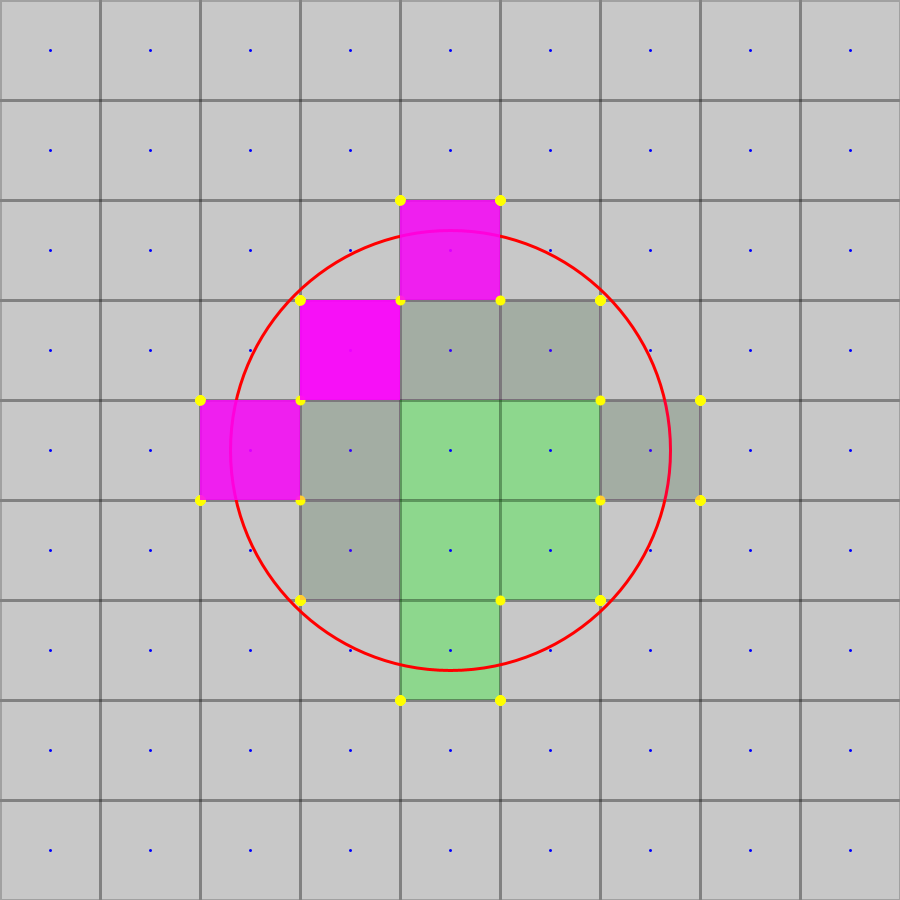
Frame 1 (no input)
Frame 60 (the mouse pressed at the canvas centre just before this capture): identical to frame 1, image omitted
Frame 120 (the mouse held since frame 60 and released just before this capture): identical to frame 1, image omitted

The Processing sketch that drew this single still picture (run headless with seeded random() and noise(); from frame 60 on, the mouse is pressed at the canvas centre):

// Processing sketch: circle_in_matrix
// ── circle_in_matrix.pde
int rows, cols;
int scale = 100;
int r = 220;

void setup() {
  size(900, 900);
  rows = height/scale;
  cols = width/scale;
  //ellipseMode(CENTER);
}

boolean debugging = true;

void draw() {
  background(200);
  strokeWeight(3);
  for (int j = 0; j < rows; j++) {
    for (int i = 0; i < cols; i++) {
      if (dist(i*scale+scale/2, j*scale+scale/2, width/2, height/2) < r) {
        fill(0, 250, 0, 75);
      } else {
        noFill();
      }
      stroke(0, 50);
      rect(i*scale, j*scale, scale, scale);
      stroke(0, 0, 255);
      point(i*scale+scale/2, j*scale+scale/2);
    }
  }
  stroke(255, 0, 0);
  noFill();
  ellipse(width/2, height/2, r*2, r*2);

  fill(255, 0, 255, 50);

  for (float a = 0; a < 2*PI; a+=0.05) {
    int x = int(r*cos(a))+width/2;
    int y = int(r*sin(a))+height/2;

    if (debugging)
      println(x);
    x = round(x/float(scale))*scale;
    if (debugging)
      println(x);
    debugging = false;
    y = round(y/float(scale))*scale;
    if (dist(x+scale/2, y+scale/2, width/2, height/2) < r) {
      noStroke();
      rect(x, y, scale, scale);
    }

    //noFill();
    stroke(255, 255, 0);
    strokeWeight(10);
    point(x, y);
  }
}
